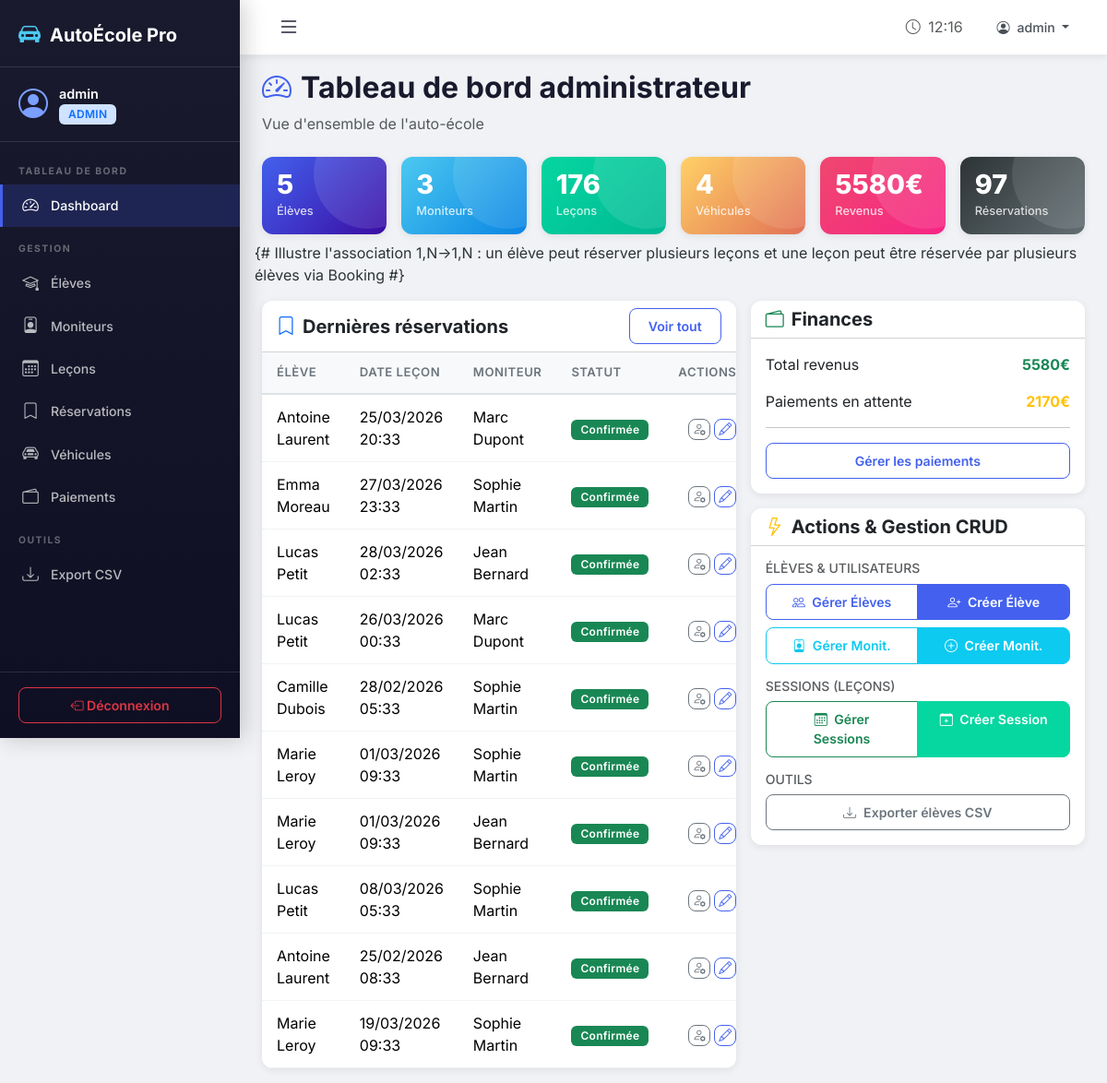
The page /gestion/dashboard/ (signed in) on the database as committed earlier.
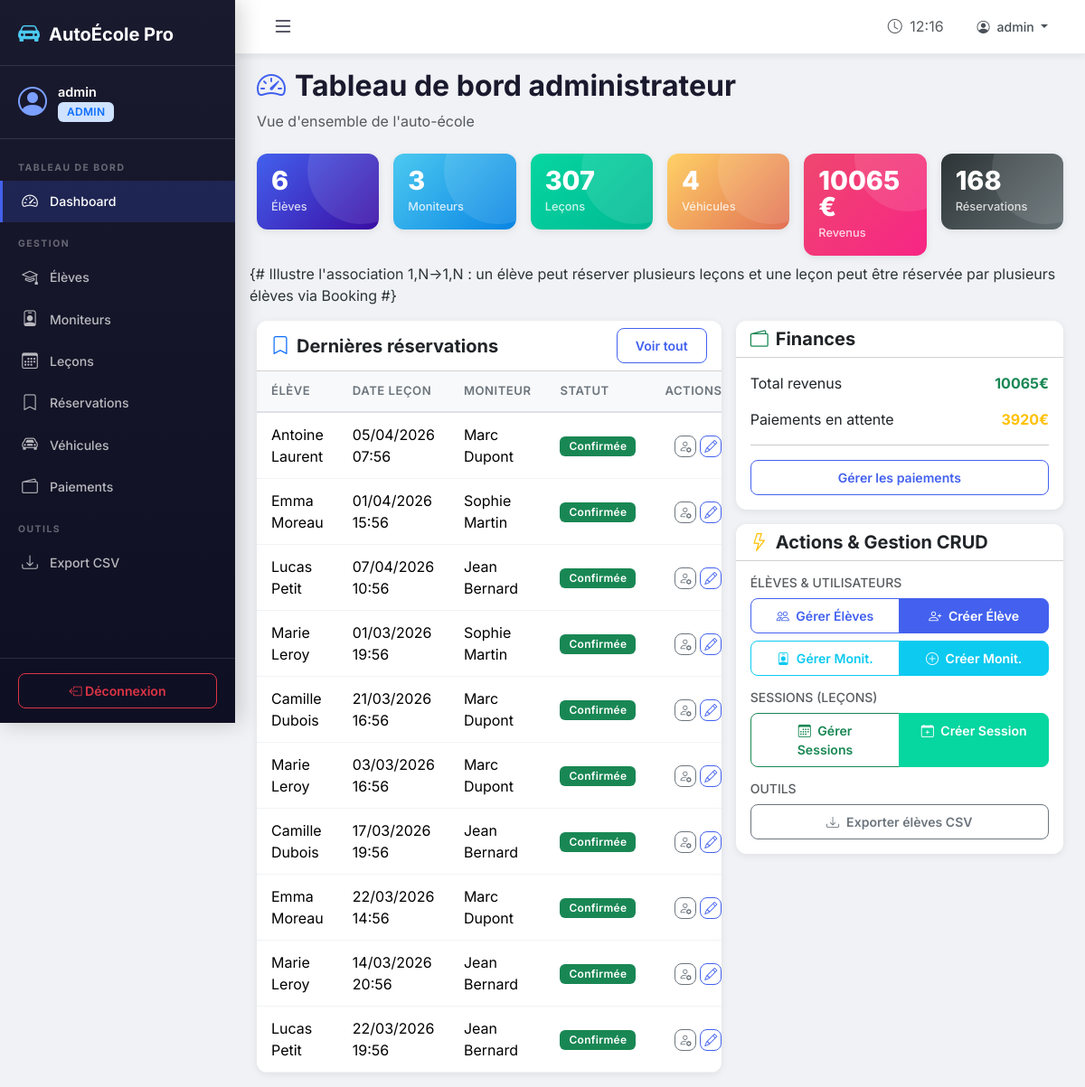
The same page on the database as committed later.
### ecole/models.py (models this page shows, shortened)
class Booking(models.Model):
    STATUT_CHOICES = [
        ('confirmee', 'Confirmée'),
        ('en_attente', 'En attente'),
        ('annulee', 'Annulée'),
    ]
    eleve = models.ForeignKey(User, on_delete=models.CASCADE, related_name='bookings',
                               limit_choices_to={'profile__role': 'eleve'})
    lecon = models.ForeignKey(Lesson, on_delete=models.CASCADE, related_name='bookings')
    date_reservation = models.DateTimeField(auto_now_add=True)
    statut = models.CharField(max_length=15, choices=STATUT_CHOICES, default='confirmee')
    class Meta:
        verbose_name = "Réservation"
        verbose_name_plural = "Réservations"
        ordering = ['-date_reservation']
        unique_together = ['eleve', 'lecon']

class Lesson(models.Model):
    STATUT_CHOICES = [
        ('disponible', 'Disponible'),
        ('complete', 'Complète'),
        ('effectuee', 'Effectuée'),
        ('annulee', 'Annulée'),
    ]
    moniteur = models.ForeignKey(User, on_delete=models.CASCADE, related_name='lessons_moniteur',
                                  limit_choices_to={'profile__role': 'moniteur'})
    vehicule = models.ForeignKey(Vehicle, on_delete=models.SET_NULL, null=True, blank=True)
    date_heure = models.DateTimeField(verbose_name="Date et heure")
    duree = models.IntegerField(default=60, verbose_name="Durée (minutes)",
                                 help_text="Durée de la leçon en minutes")
    statut = models.CharField(max_length=15, choices=STATUT_CHOICES, default='disponible')
    notes = models.TextField(blank=True, null=True, verbose_name="Notes d'évaluation")
    created_at = models.DateTimeField(auto_now_add=True)
    class Meta:
        verbose_name = "Leçon"
        verbose_name_plural = "Leçons"
        ordering = ['date_heure']

### ecole/views.py (the view)
# urls.py: path('gestion/dashboard/', views.admin_dashboard, name='admin_dashboard'),
@login_required
@admin_required
def admin_dashboard(request):
    nb_eleves = Profile.objects.filter(role='eleve').count()
    nb_moniteurs = Profile.objects.filter(role='moniteur').count()
    nb_lecons = Lesson.objects.count()
    nb_vehicules = Vehicle.objects.filter(actif=True).count()
    nb_reservations = Booking.objects.filter(statut='confirmee').count()
    total_revenus = Payment.objects.filter(statut='paye').aggregate(
        total=Sum('montant'))['total'] or 0
    paiements_en_attente = Payment.objects.filter(statut='en_attente').aggregate(
        total=Sum('montant'))['total'] or 0
    lecons_recentes = Lesson.objects.all().select_related('moniteur', 'vehicule')[:10]
    reservations_recentes = Booking.objects.all().select_related(
        'eleve', 'lecon', 'lecon__moniteur')[:10]
    return render(request, 'admin_panel/dashboard.html', {
        'nb_eleves': nb_eleves,
        'nb_moniteurs': nb_moniteurs,
        'nb_lecons': nb_lecons,
        'nb_vehicules': nb_vehicules,
        'nb_reservations': nb_reservations,
        'total_revenus': total_revenus,
        'paiements_en_attente': paiements_en_attente,
        'lecons_recentes': lecons_recentes,
        'reservations_recentes': reservations_recentes,
    })

### ecole/templates/admin_panel/dashboard.html (shortened to what the changed rows need)
{% extends 'base.html' %}
{% block content %}
<div class="page-header">
    <h2><i class="bi bi-speedometer2"></i> Tableau de bord administrateur</h2>
</div>
<div class="row g-3 mb-4">
    <div class="col-md-6 col-xl-2">
        <div class="card stat-card bg-gradient-primary p-3">
            <div class="stat-value">{{ nb_eleves }}</div>
            <div class="stat-label mt-1">Élèves</div>
        </div>
    </div>
    <div class="col-md-6 col-xl-2">
        <div class="card stat-card bg-gradient-success p-3">
            <div class="stat-value">{{ nb_lecons }}</div>
            <div class="stat-label mt-1">Leçons</div>
        </div>
    </div>
    <div class="col-md-6 col-xl-2">
        <div class="card stat-card bg-gradient-danger p-3">
            <div class="stat-value">{{ total_revenus }}€</div>
            <div class="stat-label mt-1">Revenus</div>
        </div>
    </div>
    <div class="col-md-6 col-xl-2">
        <div class="card stat-card bg-gradient-dark p-3">
            <div class="stat-value">{{ nb_reservations }}</div>
            <div class="stat-label mt-1">Réservations</div>
        </div>
    </div>
</div>
<div class="row g-3">
    <div class="col-lg-7">
        <div class="card">
            <div class="card-body p-0">
                <div class="table-responsive">
                    <table class="table mb-0">
                        <thead><tr><th>Élève</th><th>Date leçon</th><th>Moniteur</th><th>Statut</th><th class="text-end">Actions</th></tr></thead>
                        <tbody>
                            {% for r in reservations_recentes %}
                            <tr>
                                <td>{{ r.eleve.get_full_name }}</td>
                                <td>{{ r.lecon.date_heure|date:"d/m/Y H:i" }}</td>
                                <td>{{ r.lecon.moniteur.get_full_name }}</td>
                                <td>
                                    {% if r.statut == 'confirmee' %}<span class="badge bg-success">Confirmée</span>
                                    {% elif r.statut == 'annulee' %}<span class="badge bg-danger">Annulée</span>
                                    {% else %}<span class="badge bg-warning text-dark">En attente</span>{% endif %}
                                </td>
                                <td class="text-end">
                                    <a href="{% url 'admin_eleve_modifier' r.eleve.id %}" class="btn btn-sm btn-outline-secondary py-0 px-1" title="Modifier Utilisateur"><i class="bi bi-person-gear"></i></a>
                                    <a href="{% url 'admin_lecon_modifier' r.lecon.id %}" class="btn btn-sm btn-outline-primary py-0 px-1" title="Modifier Session"><i class="bi bi-pencil"></i></a>
                                </td>
                            </tr>
                            {% empty %}
                            <tr><td colspan="5" class="text-center text-muted py-3">Aucune réservation</td></tr>
                            {% endfor %}
                        </tbody>
                    </table>
                </div>
            </div>
        </div>
    </div>
    <div class="col-lg-5">
        <div class="card mb-3">
            <div class="card-body">
                <div class="d-flex justify-content-between mb-3">
                    <span>Total revenus</span>
                    <strong class="text-success">{{ total_revenus }}€</strong>
                </div>
                <div class="d-flex justify-content-between mb-3">
                    <span>Paiements en attente</span>
                    <strong class="text-warning">{{ paiements_en_attente }}€</strong>
                </div>
            </div>
        </div>
    </div>
</div>
{% endblock %}

Rows that differ between the two databases and show on the page:
no longer on this page (row unchanged): Booking: eleve.get_full_name "Antoine Laurent", lecon.date_heure "25/03/2026 20:33", lecon.moniteur.get_full_name "Marc Dupont", statut "Confirmée"
no longer on this page (row unchanged): Booking: eleve.get_full_name "Emma Moreau", lecon.date_heure "27/03/2026 23:33", lecon.moniteur.get_full_name "Sophie Martin", statut "Confirmée"
no longer on this page (row unchanged): Booking: eleve.get_full_name "Lucas Petit", lecon.date_heure "28/03/2026 02:33", lecon.moniteur.get_full_name "Jean Bernard", statut "Confirmée"
no longer on this page (row unchanged): Booking: eleve.get_full_name "Lucas Petit", lecon.date_heure "26/03/2026 00:33", lecon.moniteur.get_full_name "Marc Dupont", statut "Confirmée"
no longer on this page (row unchanged): Booking: eleve.get_full_name "Camille Dubois", lecon.date_heure "28/02/2026 05:33", lecon.moniteur.get_full_name "Sophie Martin", statut "Confirmée"
no longer on this page (row unchanged): Booking: eleve.get_full_name "Marie Leroy", lecon.date_heure "01/03/2026 09:33", lecon.moniteur.get_full_name "Sophie Martin", statut "Confirmée"
no longer on this page (row unchanged): Booking: eleve.get_full_name "Marie Leroy", lecon.date_heure "01/03/2026 09:33", lecon.moniteur.get_full_name "Jean Bernard", statut "Confirmée"
no longer on this page (row unchanged): Booking: eleve.get_full_name "Lucas Petit", lecon.date_heure "08/03/2026 05:33", lecon.moniteur.get_full_name "Sophie Martin", statut "Confirmée"
no longer on this page (row unchanged): Booking: eleve.get_full_name "Antoine Laurent", lecon.date_heure "25/02/2026 08:33", lecon.moniteur.get_full_name "Jean Bernard", statut "Confirmée"
no longer on this page (row unchanged): Booking: eleve.get_full_name "Marie Leroy", lecon.date_heure "19/03/2026 09:33", lecon.moniteur.get_full_name "Sophie Martin", statut "Confirmée"
added Booking: eleve.get_full_name "Antoine Laurent", lecon.date_heure "05/04/2026 07:56", lecon.moniteur.get_full_name "Marc Dupont", statut "Confirmée"
added Booking: eleve.get_full_name "Emma Moreau", lecon.date_heure "01/04/2026 15:56", lecon.moniteur.get_full_name "Sophie Martin", statut "Confirmée"
added Booking: eleve.get_full_name "Lucas Petit", lecon.date_heure "07/04/2026 10:56", lecon.moniteur.get_full_name "Jean Bernard", statut "Confirmée"
added Booking: eleve.get_full_name "Marie Leroy", lecon.date_heure "01/03/2026 19:56", lecon.moniteur.get_full_name "Sophie Martin", statut "Confirmée"
added Booking: eleve.get_full_name "Camille Dubois", lecon.date_heure "21/03/2026 16:56", lecon.moniteur.get_full_name "Marc Dupont", statut "Confirmée"
added Booking: eleve.get_full_name "Marie Leroy", lecon.date_heure "03/03/2026 16:56", lecon.moniteur.get_full_name "Marc Dupont", statut "Confirmée"
added Booking: eleve.get_full_name "Camille Dubois", lecon.date_heure "17/03/2026 19:56", lecon.moniteur.get_full_name "Jean Bernard", statut "Confirmée"
added Booking: eleve.get_full_name "Emma Moreau", lecon.date_heure "22/03/2026 14:56", lecon.moniteur.get_full_name "Marc Dupont", statut "Confirmée"
added Booking: eleve.get_full_name "Marie Leroy", lecon.date_heure "14/03/2026 20:56", lecon.moniteur.get_full_name "Jean Bernard", statut "Confirmée"
added Booking: eleve.get_full_name "Lucas Petit", lecon.date_heure "22/03/2026 19:56", lecon.moniteur.get_full_name "Jean Bernard", statut "Confirmée"
Other text that changed with them:
{{ nb_eleves }}: "5" → "6"
{{ nb_lecons }}: "176" → "307"
{{ total_revenus }}: "5580" → "10065"
{{ nb_reservations }}: "97" → "168"
{{ paiements_en_attente }}: "2170" → "3920"
